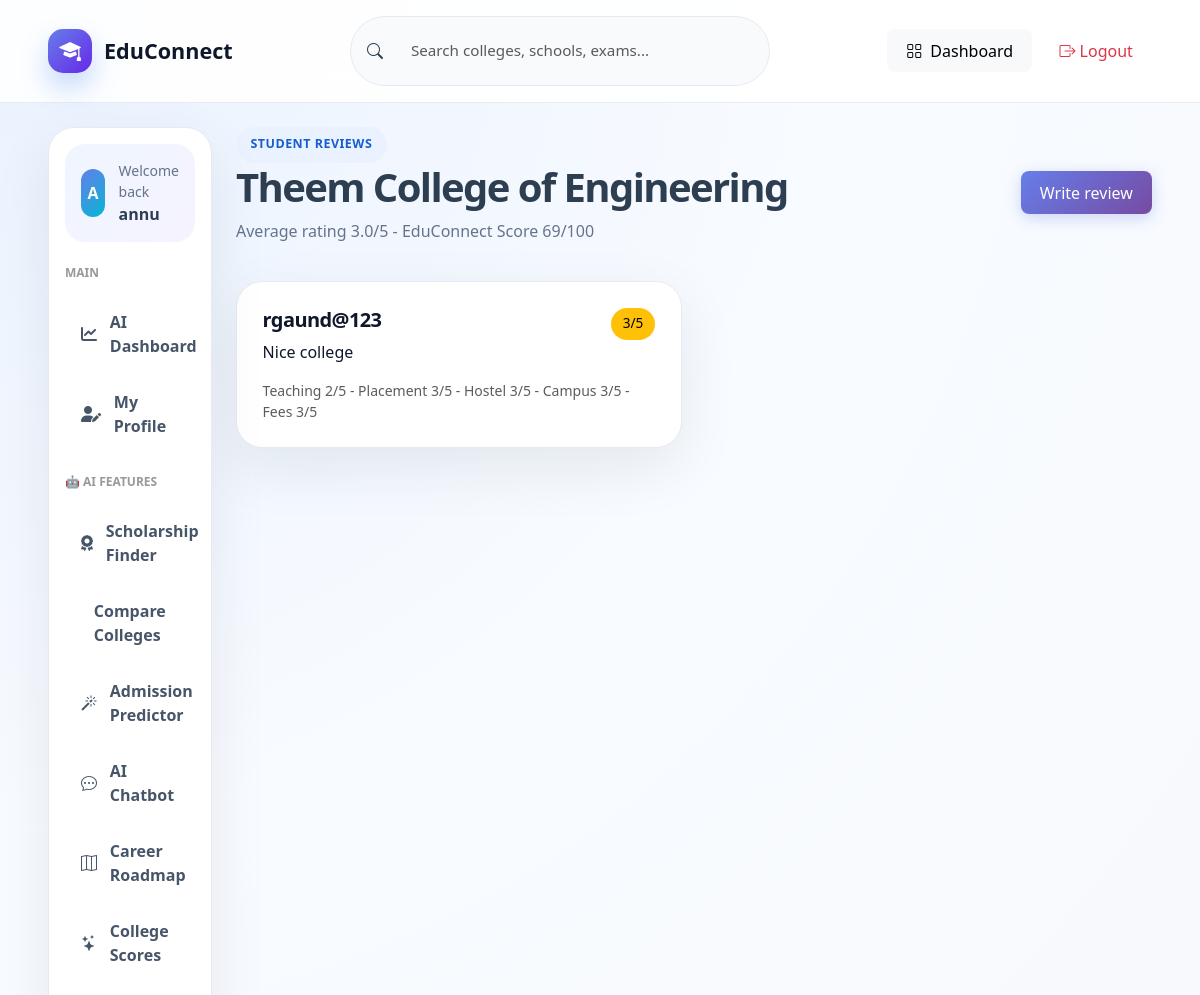
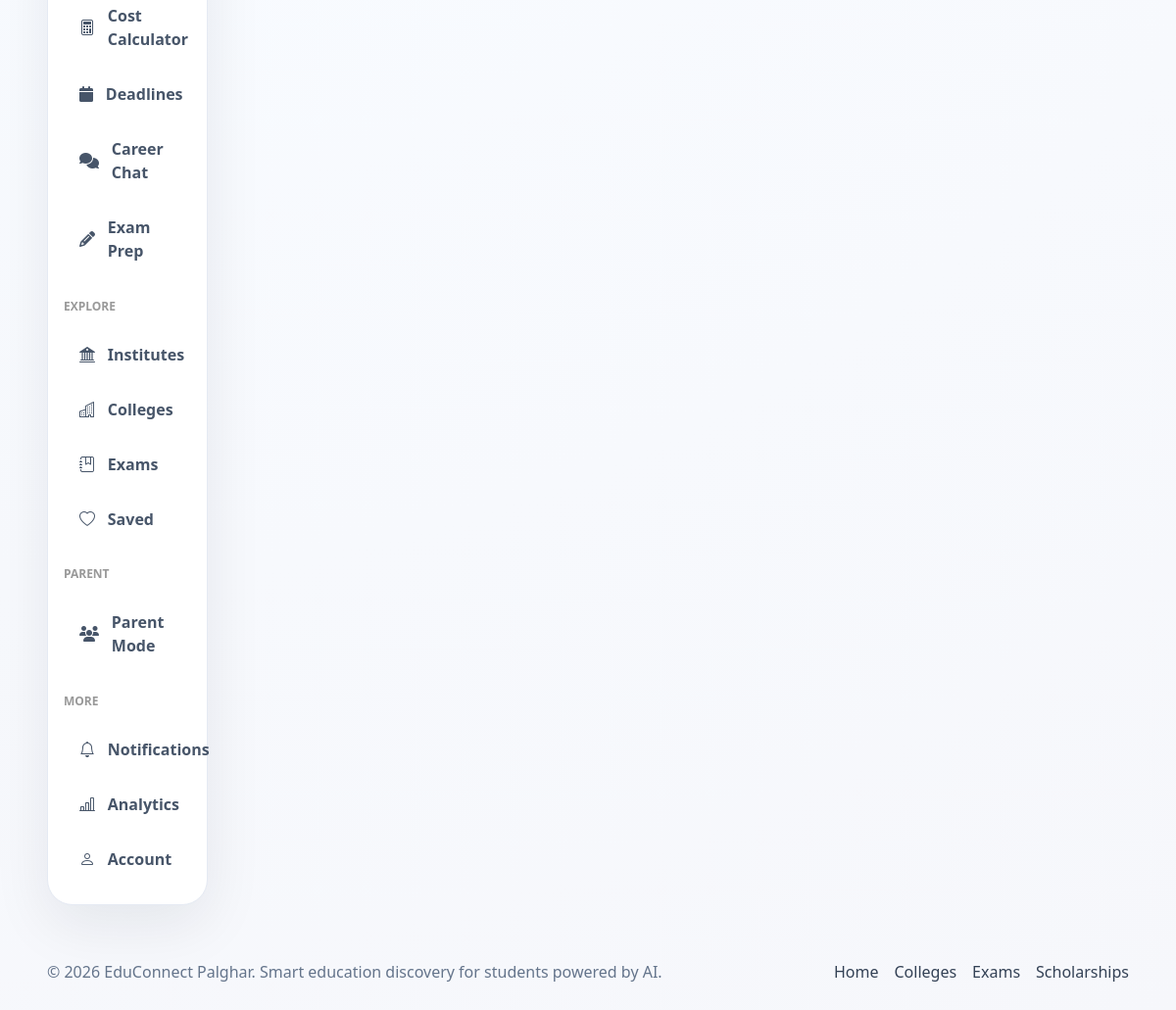
/college/1/reviews/ (signed in), run on the app's committed database (2 pictures, top to bottom).
### accounts/models.py (models this page shows, shortened)
class CustomUser(AbstractUser):
    mobile = models.CharField(max_length=15, unique=True)
    email_verified = models.BooleanField(default=False)
    mobile_verified = models.BooleanField(default=False)
    is_parent = models.BooleanField(default=False)
    user_type = models.CharField(
        max_length=20,
        choices=[('student', 'Student'), ('parent', 'Parent')],
        default='student'
    )

class College(models.Model):
    name = models.CharField(max_length=255)
    city = models.CharField(max_length=100)
    state = models.CharField(max_length=100)
    fees = models.IntegerField()
    placement_percentage = models.IntegerField()
    average_package = models.IntegerField(default=0)
    highest_package = models.IntegerField(default=0)
    official_website = models.URLField()
    courses = models.TextField()
    hostel_available = models.BooleanField(default=False)
    hostel_fees = models.IntegerField(default=0, blank=True)
    facilities = models.TextField(default="")
    student_reviews = models.TextField(default="")
    rating = models.FloatField(default=0, validators=[MinValueValidator(0), MaxValueValidator(5)])
    distance_km = models.FloatField(default=0, blank=True)
    contact_number = models.CharField(max_length=20, blank=True)
    email = models.EmailField(blank=True)
    established_year = models.IntegerField(blank=True, null=True)
    created_at = models.DateTimeField(auto_now_add=True)

class CollegeAIScore(models.Model):
    college = models.OneToOneField(College, on_delete=models.CASCADE, related_name='ai_score')
    placement_score = models.IntegerField(default=0, validators=[MinValueValidator(0), MaxValueValidator(100)])
    fees_score = models.IntegerField(default=0, validators=[MinValueValidator(0), MaxValueValidator(100)])
    review_score = models.IntegerField(default=0, validators=[MinValueValidator(0), MaxValueValidator(100)])
    faculty_score = models.IntegerField(default=0, validators=[MinValueValidator(0), MaxValueValidator(100)])
    campus_score = models.IntegerField(default=0, validators=[MinValueValidator(0), MaxValueValidator(100)])
    overall_score = models.FloatField(default=0, validators=[MinValueValidator(0), MaxValueValidator(100)])
    rank = models.IntegerField(default=0)
    category = models.CharField(max_length=50, default='tier2', choices=[
        ('tier1', 'Tier 1 - Excellent'),
        ('tier2', 'Tier 2 - Very Good'),
        ('tier3', 'Tier 3 - Good'),
        ('tier4', 'Tier 4 - Average'),
    ])
    ai_summary = models.TextField(blank=True)
    strengths = models.JSONField(default=list)
    weaknesses = models.JSONField(default=list)
    updated_at = models.DateTimeField(auto_now=True)

class CollegeReview(models.Model):
    RATING_CHOICES = [(i, str(i)) for i in range(1, 6)]
    user = models.ForeignKey(CustomUser, on_delete=models.CASCADE, related_name='college_reviews')
    college = models.ForeignKey(College, on_delete=models.CASCADE, related_name='reviews')
    teaching_rating = models.IntegerField(choices=RATING_CHOICES, default=3)
    placement_rating = models.IntegerField(choices=RATING_CHOICES, default=3)
    hostel_rating = models.IntegerField(choices=RATING_CHOICES, default=3)
    campus_rating = models.IntegerField(choices=RATING_CHOICES, default=3)
    fees_rating = models.IntegerField(choices=RATING_CHOICES, default=3)
    overall_rating = models.IntegerField(choices=RATING_CHOICES, default=3)
    review_text = models.TextField()
    is_spam = models.BooleanField(default=False)
    spam_score = models.FloatField(default=0)  # 0-1, higher = more likely spam
    helpful_count = models.IntegerField(default=0)
    is_verified_student = models.BooleanField(default=False)
    created_at = models.DateTimeField(auto_now_add=True)
    updated_at = models.DateTimeField(auto_now=True)
    class Meta:
        ordering = ['-created_at']
        unique_together = ['user', 'college']

### accounts/views.py (the view)
# urls.py: path('college/<int:college_id>/reviews/', college_reviews, name='college_reviews'),
@login_required(login_url='login')
def college_reviews(request, college_id):
    college = get_object_or_404(College, id=college_id)
    score = calculate_college_ai_score(college)
    reviews = CollegeReview.objects.filter(college=college, is_spam=False).select_related('user')
    avg_rating = reviews.aggregate(models.Avg('overall_rating'))['overall_rating__avg'] or 0
    return render(request, 'accounts/college_reviews.html', {
        'college': college, 'score': score, 'reviews': reviews, 'avg_rating': avg_rating,
    })

### accounts/templates/accounts/college_reviews.html (shortened to what this page needs)
{% extends "accounts/base.html" %}
{% block content %}
<div class="page-title-row">
    <div><span class="eyebrow dark">Student reviews</span><h1>{{ college.name }}</h1><p>Average rating {{ avg_rating|floatformat:1 }}/5 - EduConnect Score {{ score.overall_score|floatformat:0 }}/100</p></div>
    <a href="{% url 'add_review' college.id %}" class="btn btn-primary btn-pill">Write review</a>
</div>
<div class="row g-4">
    {% for review in reviews %}
    <div class="col-lg-6">
        <article class="content-card h-100">
            <div class="d-flex justify-content-between">
                <h2 class="h5">{{ review.user.username }}</h2>
                <span class="badge text-bg-warning">{{ review.overall_rating }}/5</span>
            </div>
            <p>{{ review.review_text }}</p>
            <div class="small text-muted">
                Teaching {{ review.teaching_rating }}/5 - Placement {{ review.placement_rating }}/5 - Hostel {{ review.hostel_rating }}/5 - Campus {{ review.campus_rating }}/5 - Fees {{ review.fees_rating }}/5
            </div>
        </article>
    </div>
    {% empty %}
    <div class="col-12"><div class="empty-state">No approved reviews yet.</div></div>
    {% endfor %}
</div>
{% endblock %}

### accounts/templates/accounts/base.html (shortened to what this page needs)
{% load static %}
<!DOCTYPE html>
<html lang="en">
<head>
    <link href="https://cdn.jsdelivr.net/npm/bootstrap@5.3.3/dist/css/bootstrap.min.css" rel="stylesheet">
    <link href="https://cdn.jsdelivr.net/npm/bootstrap-icons@1.11.3/font/bootstrap-icons.css" rel="stylesheet">
    <link rel="stylesheet" href="https://cdnjs.cloudflare.com/ajax/libs/font-awesome/6.4.0/css/all.min.css">
    <link href="{% static 'accounts/css/main.css' %}" rel="stylesheet">
    <link href="{% static 'accounts/css/ai_features.css' %}" rel="stylesheet">
</head>
<body>
<header class="et-navbar">
    <div class="container-fluid px-3 px-lg-5">
        <div class="d-flex align-items-center justify-content-between gap-3 py-3">
            <a class="et-brand" href="{% url 'home' %}">
                <span class="et-brand-icon"><i class="bi bi-mortarboard-fill"></i></span>
                <span>EduConnect</span>
            </a>
            <form action="{% url 'institutes' %}" method="get" class="et-nav-search d-none d-lg-flex">
                <i class="bi bi-search"></i>
                <input type="search" name="q" placeholder="Search colleges, schools, exams...">
            </form>
            <div class="d-flex align-items-center gap-2">
                {% if request.user.is_authenticated %}
                    <a class="btn btn-light btn-pill d-none d-md-inline-flex" href="{% url 'smart_dashboard' %}"><i class="bi bi-grid me-2"></i>Dashboard</a>
                    <a class="btn btn-outline-danger btn-pill" href="{% url 'logout' %}"><i class="bi bi-box-arrow-right me-1"></i>Logout</a>
                {% else %}
                    <a class="btn btn-light btn-pill" href="{% url 'login' %}">Login</a>
                    <a class="btn btn-primary btn-pill" href="{% url 'register' %}">Register</a>
                {% endif %}
            </div>
        </div>
    </div>
</header>
<main class="et-main">
    <div class="container-fluid px-3 px-lg-5 py-4">
        <div class="row g-4">
            {% if request.user.is_authenticated %}
            <aside class="col-xl-2 col-lg-3">
                <nav class="et-sidebar">
                    <div class="sidebar-user">
                        <span class="sidebar-avatar">{{ request.user.username|slice:':1'|upper }}</span>
                        <div>
                            <small>Welcome back</small>
                            <strong>{{ request.user.username }}</strong>
                        </div>
                    </div>
                    <h6 class="sidebar-section-title mt-3">MAIN</h6>
                    <a href="{% url 'smart_dashboard' %}" class="side-link"><i class="fas fa-chart-line"></i> AI Dashboard</a>
                    <a href="{% url 'student_profile' %}" class="side-link"><i class="fas fa-user-edit"></i> My Profile</a>
                    <h6 class="sidebar-section-title mt-4">🤖 AI FEATURES</h6>
                    <a href="{% url 'scholarship_finder' %}" class="side-link"><i class="fas fa-award"></i> Scholarship Finder</a>
                    <a href="{% url 'college_comparison' %}" class="side-link"> Compare Colleges</a>
                    <a href="{% url 'admission_predictor' %}" class="side-link"><i class="bi bi-magic"></i> Admission Predictor</a>
                    <a href="{% url 'education_chatbot' %}" class="side-link"><i class="bi bi-chat-dots"></i> AI Chatbot</a>
                    <a href="{% url 'career_roadmap' %}" class="side-link"><i class="bi bi-map"></i> Career Roadmap</a>
                    <a href="{% url 'college_scores' %}" class="side-link"><i class="bi bi-stars"></i> College Scores</a>
                    <a href="{% url 'cost_calculator' %}" class="side-link"><i class="bi bi-calculator"></i> Cost Calculator</a>
                    <a href="{% url 'admission_deadlines' %}" class="side-link"><i class="fas fa-calendar"></i> Deadlines</a>
                    <a href="{% url 'career_guidance' %}" class="side-link"><i class="fas fa-comments"></i> Career Chat</a>
                    <a href="{% url 'exam_recommendations' %}" class="side-link"><i class="fas fa-pencil-alt"></i> Exam Prep</a>
                    <h6 class="sidebar-section-title mt-4">EXPLORE</h6>
                    <a href="{% url 'institute_list' %}" class="side-link"><i class="bi bi-bank2"></i> Institutes</a>
                    <a href="{% url 'college_search' %}" class="side-link"><i class="bi bi-buildings"></i> Colleges</a>
                    <a href="{% url 'exams' %}" class="side-link"><i class="bi bi-journal-bookmark"></i> Exams</a>
                    <a href="{% url 'saved_colleges' %}" class="side-link"><i class="bi bi-heart"></i> Saved</a>
                    <h6 class="sidebar-section-title mt-4">PARENT</h6>
                    <a href="{% url 'parent_register' %}" class="side-link"><i class="fas fa-users"></i> Parent Mode</a>
                    <h6 class="sidebar-section-title mt-4">MORE</h6>
                    <a href="{% url 'notifications' %}" class="side-link"><i class="bi bi-bell"></i> Notifications</a>
                    <a href="{% url 'analytics' %}" class="side-link"><i class="bi bi-bar-chart-line"></i> Analytics</a>
                    <a href="{% url 'profile' %}" class="side-link"><i class="bi bi-person"></i> Account</a>
                </nav>
            </aside>
            {% endif %}
            <section class="{% if request.user.is_authenticated %}col-xl-10 col-lg-9{% else %}col-12{% endif %}">
                {% block content %}{% endblock %}
            </section>
        </div>
    </div>
</main>
<footer class="et-footer">
    <div class="container-fluid px-3 px-lg-5 d-flex flex-column flex-md-row justify-content-between align-items-center gap-2">
        <p class="mb-0">© 2026 EduConnect Palghar. Smart education discovery for students powered by AI.</p>
        <div class="d-flex gap-3">
            <a href="{% url 'home' %}">Home</a>
            <a href="{% url 'college_search' %}">Colleges</a>
            <a href="{% url 'exams' %}">Exams</a>
            <a href="{% url 'scholarship_finder' %}">Scholarships</a>
        </div>
    </div>
</footer>
</body>
</html>

### accounts/static/accounts/css/main.css (style rules this page uses)
:root { --primary:#1266f1;--primary2:#6728e8;--orange:#ffb703;--green:#12b981;--slate:#0f172a;--muted:#64748b;--surface:#ffffff;--bg:#f5f8ff;--border:#e5eaf3;--shadow:0 20px 60px rgba(15,23,42,.08);--radius:26px }
* { box-sizing:border-box }
body { font-family:Inter,system-ui,-apple-system,Segoe UI,sans-serif;background:radial-gradient(circle at top left,#eaf2ff 0,#f8fbff 35%,#f6f7fb 100%);color:#132238;min-height:100vh }
a { text-decoration:none }
.btn-pill { border-radius:999px }
.et-navbar { position:sticky;top:0;z-index:1030;background:rgba(255,255,255,.9);backdrop-filter:blur(18px);border-bottom:1px solid rgba(226,232,240,.8) }
.et-brand { display:flex;align-items:center;gap:.75rem;font-weight:900;font-size:1.35rem;color:#0f172a }
.et-brand-icon { width:44px;height:44px;border-radius:15px;background:linear-gradient(135deg,var(--primary),var(--primary2));display:flex;align-items:center;justify-content:center;color:#fff;box-shadow:0 14px 28px rgba(18,102,241,.25) }
.et-nav-search { min-width:420px;background:#f8fafc;border:1px solid var(--border);border-radius:999px;align-items:center;padding:.65rem 1rem;gap:.75rem }
.et-nav-search input { border:0;outline:0;background:transparent;width:100% }
.et-main { min-height:calc(100vh - 90px) }
.et-sidebar { background:#fff;border:1px solid var(--border);border-radius:var(--radius);box-shadow:var(--shadow);padding:1rem;position:sticky;top:100px }
.sidebar-user { display:flex;align-items:center;gap:.85rem;background:linear-gradient(135deg,#eff6ff,#f5f3ff);border-radius:20px;padding:1rem;margin-bottom:1rem }
.sidebar-user small { display:block;color:var(--muted) }
.sidebar-avatar { width:48px;height:48px;border-radius:16px;background:linear-gradient(135deg,var(--primary),#06b6d4);color:#fff;font-weight:800;display:flex;align-items:center;justify-content:center }
.side-link { display:flex;align-items:center;gap:.8rem;color:#475569;padding:.85rem 1rem;border-radius:16px;font-weight:600;margin-bottom:.3rem }
.et-footer { padding:2rem 0;color:var(--muted) }
.et-footer a { color:#334155 }
.eyebrow { display:inline-flex;align-items:center;gap:.4rem;border-radius:999px;background:rgba(255,255,255,.16);padding:.55rem .9rem;font-weight:800;text-transform:uppercase;letter-spacing:.04em;font-size:.78rem }
.eyebrow.dark { background:#eaf2ff;color:#165dce }
.feature-card,.directory-card,.content-card,.filter-panel,.auth-card,.glass-panel,.cta-panel,.metric-card,.profile-card { background:#fff;border:1px solid var(--border);border-radius:var(--radius);box-shadow:var(--shadow);padding:1.6rem;display:block;color:#0f172a }
.feature-card h3,.directory-card h3,.content-card h2 { font-weight:900;letter-spacing:-.03em }
.feature-card p,.directory-card p,.page-title-row p { color:var(--muted) }
.page-title-row { display:flex;justify-content:space-between;gap:1rem;align-items:center;margin-bottom:1.4rem }
.page-title-row h1 { font-weight:900;letter-spacing:-.04em }

### accounts/static/accounts/css/ai_features.css (style rules this page uses)
:root { --primary: #667eea; --primary-dark: #5568d3; --secondary: #764ba2; --success: #28a745; --danger: #dc3545; --warning: #ffc107; --info: #17a2b8; --light: #f8f9fa; --dark: #343a40; --gradient-primary: linear-gradient(135deg, #667eea 0%, #764ba2 100%); --shadow-sm: 0 1px 3px rgba(0, 0, 0, 0.1); --shadow-md: 0 4px 6px rgba(0, 0, 0, 0.1); --shadow-lg: 0 15px 35px rgba(0, 0, 0, 0.15); --transition: all 0.3s cubic-bezier(0.4, 0, 0.2, 1); }
body { font-family: 'Segoe UI', Tahoma, Geneva, Verdana, sans-serif; background-color: #f5f7fa; color: #2c3e50; }
.container, .container-fluid { max-width: 1400px; }
.btn { border-radius: 8px; font-weight: 500; transition: var(--transition); border: none; padding: 0.6rem 1.2rem; }
.btn-primary { background: var(--gradient-primary); color: white; box-shadow: 0 4px 15px rgba(102, 126, 234, 0.3); }
.badge { padding: 0.5rem 0.75rem; border-radius: 20px; font-weight: 500; font-size: 0.85rem; }
.form-control, .form-select { border: 1px solid #e0e4e8; border-radius: 8px; padding: 0.75rem 1rem; transition: var(--transition); font-size: 0.95rem; }
.gap-2 { gap: 0.5rem; }
.gap-3 { gap: 1rem; }
.mb-0 { margin-bottom: 0 !important; }

### accounts/templates/accounts/base.html (style rules this page uses)
.sidebar-section-title { font-size: 0.75rem; font-weight: 700; text-transform: uppercase; color: #999; padding: 0.5rem 0; margin-top: 1rem !important; }

### data on the page
CustomUser: user.username "A", user.username "annu"
College: name "Theem College of Engineering"
CollegeAIScore: overall_score "69"
CollegeReview: user.username "rgaund@123", overall_rating "3", review_text "Nice college", teaching_rating "2", placement_rating "3", hostel_rating "3", campus_rating "3", fees_rating "3"

### other printed values
{{ avg_rating|floatformat:1 }} "3.0"
